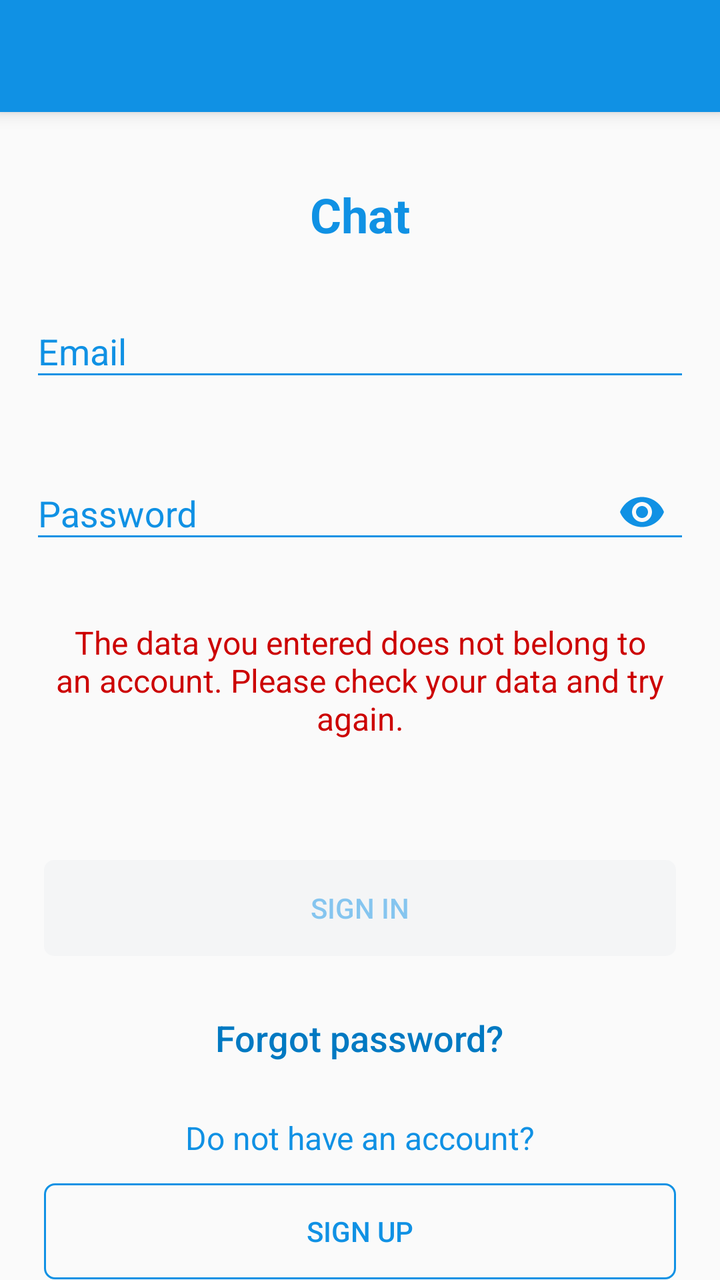
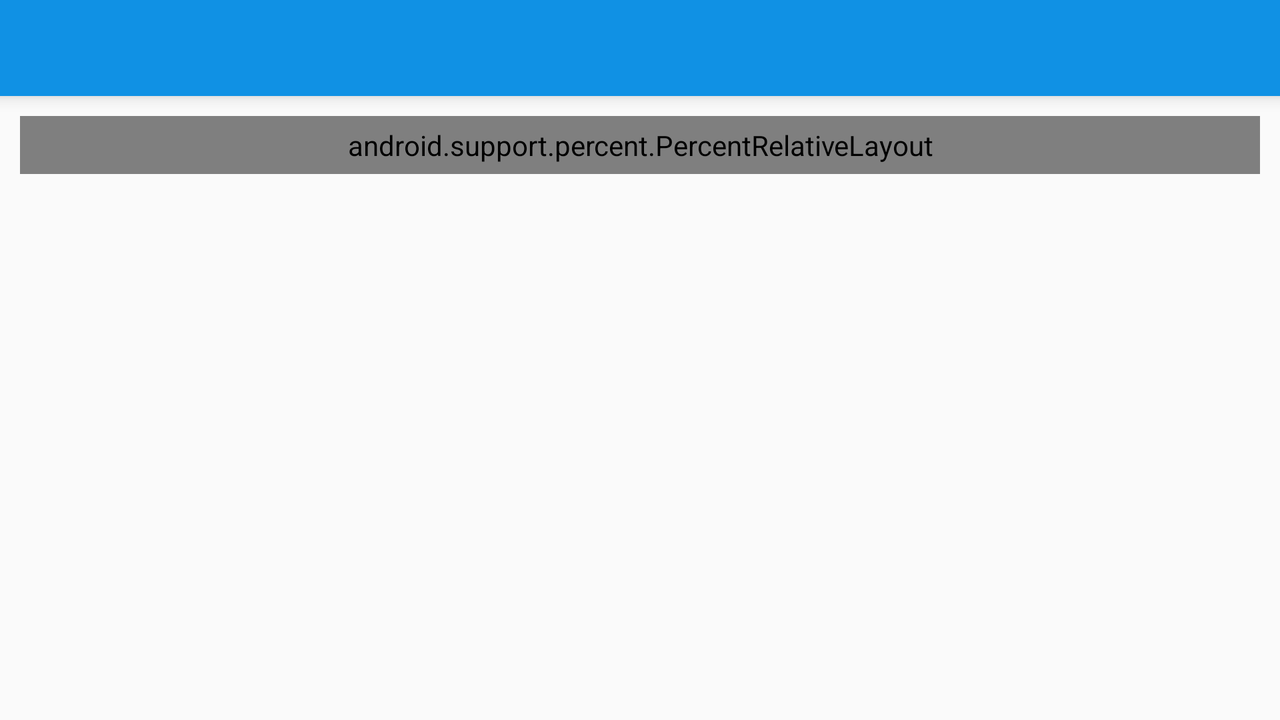

The same Android screen from two of the app's own layout files: first res/layout/ as a phone draws it, then the author's variant for another configuration, drawn on a device whose configuration selects that folder. Both files follow.
<!-- AndroidManifest.xml: application theme AppTheme -->
<!-- res/layout/activity_sign_in.xml -->
<?xml version="1.0" encoding="utf-8"?>
<RelativeLayout
        xmlns:android="http://schemas.android.com/apk/res/android"
        xmlns:tools="http://schemas.android.com/tools"
        xmlns:app="http://schemas.android.com/apk/res-auto"
        android:layout_width="match_parent"
        android:layout_height="match_parent"
        tools:context=".SignInActivity">
    <include android:id="@+id/toolbar"
             layout="@layout/toolbar"/>
    <ScrollView
            style="@style/AuthScrollView"
    >
    <RelativeLayout
            android:layout_width="match_parent"
            android:layout_height="match_parent"
            android:layout_margin="10dp"
            android:padding="5dp">
        <TextView android:id="@+id/sign_in_header"
                  style="@style/AuthHeader"
        />
        <android.support.design.widget.TextInputLayout
                android:id="@+id/email_input"
                android:layout_below="@+id/sign_in_header"
                app:errorEnabled="true"
                style="@style/TextInputLayout">
            <EditText
                    android:id="@+id/email_edit_text"
                    android:hint="@string/email"
                    android:inputType="textEmailAddress"
                    style="@style/AuthEditText"/>
        </android.support.design.widget.TextInputLayout>
        <android.support.design.widget.TextInputLayout
                android:id="@+id/password_input"
                style="@style/TextInputLayout"
                android:layout_below="@+id/email_input"
                app:passwordToggleEnabled="true"
                app:passwordToggleTint="@color/colorPrimary"
                app:errorEnabled="true">
            <EditText
                    android:id="@+id/password_edit_text"
                    android:inputType="textPassword"
                    android:hint="@string/password"
                    style="@style/AuthEditText"/>
        </android.support.design.widget.TextInputLayout>
        <TextView android:id="@+id/error_text"
                  android:layout_below="@id/password_input"
                  android:text="@string/not_sign_in_error_text"
                  style="@style/ErrorText"/>
        <ProgressBar android:id="@+id/progress_bar"
                     android:layout_width="wrap_content"
                     android:layout_height="wrap_content"
                     android:layout_below="@+id/error_text"
                     android:layout_centerHorizontal="true"
                     android:indeterminateTint="@color/colorPrimary"/>
        <Button android:id="@+id/sign_in_button"
                android:text="@string/sign_in"
                android:layout_below="@+id/progress_bar"
                style="@style/ButtonTemplate"
                android:stateListAnimator="@animator/button_animation"
        />
        <Button android:id="@+id/forgot_password_button"
                android:layout_below="@id/sign_in_button"
                style="@style/ForgotPasswordButton"/>
        <TextView android:id="@+id/text"
                  android:layout_below="@id/forgot_password_button"
                  style="@style/DoNotHaveAnAccountText"/>
        <Button
                android:id="@+id/sign_up_button"
                android:text="@string/sign_up"
                android:layout_below="@+id/text"
                style="@style/ButtonTemplate2"
        />
    </RelativeLayout>
    </ScrollView>
</RelativeLayout>
<!-- res/layout/toolbar.xml (included above) -->
<?xml version="1.0" encoding="utf-8"?>
<android.support.v7.widget.Toolbar
        xmlns:android="http://schemas.android.com/apk/res/android"
        xmlns:app="http://schemas.android.com/apk/res-auto"
        android:layout_width="match_parent"
        android:layout_height="wrap_content"
        android:background="@color/colorPrimary"
        app:titleTextColor="@android:color/white"
        android:theme="@style/ToolbarTheme"
        android:elevation="5dp"
/>
<!-- resources referenced by this layout -->
<resources>
  <color name="colorPrimary">#1091E4</color>
  <string name="email">Email</string>
  <string name="not_sign_in_error_text">The data you entered does not belong to an account. Please check your data and
          try again.
      </string>
  <string name="password">Password</string>
  <string name="sign_in">Sign In</string>
  <string name="sign_up">Sign Up</string>
  <style name="AuthEditText">
          <item name="android:layout_width">match_parent</item>
          <item name="android:layout_height">wrap_content</item>
          <item name="android:textColor">@color/colorPrimary</item>
      </style>
  <style name="AuthScrollView">
          <item name="android:layout_width">match_parent</item>
          <item name="android:layout_height">match_parent</item>
          <item name="android:layout_below">@id/toolbar</item>
          <item name="android:scrollbars">none</item>
      </style>
  <style name="ButtonTemplate2">
          <item name="android:layout_width">match_parent</item>
          <item name="android:layout_height">wrap_content</item>
          <item name="android:background">@drawable/button_template_2</item>
          <item name="android:textColor">@color/colorPrimary</item>
          <item name="android:layout_margin">7dp</item>
          <item name="android:textAlignment">center</item>
          <item name="android:layout_centerHorizontal">true</item>
      </style>
  <style name="DoNotHaveAnAccountText">
          <item name="android:text">@string/dont_have_account</item>
          <item name="android:textSize">16sp</item>
          <item name="android:textAlignment">center</item>
          <item name="android:padding">5dp</item>
          <item name="android:textColor">@color/colorPrimary</item>
          <item name="android:layout_width">match_parent</item>
          <item name="android:layout_height">wrap_content</item>
      </style>
  <style name="ErrorText">
          <item name="android:layout_width">match_parent</item>
          <item name="android:layout_height">wrap_content</item>
          <item name="android:textColor">@android:color/holo_red_dark</item>
          <item name="android:textSize">16sp</item>
          <item name="android:textAlignment">center</item>
          <item name="android:padding">5dp</item>
          <item name="android:layout_centerHorizontal">true</item>
      </style>
  <style name="TextInputLayout">
          <item name="android:layout_width">match_parent</item>
          <item name="android:layout_height">wrap_content</item>
          <item name="android:layout_marginBottom">5dp</item>
          <item name="android:layout_centerHorizontal">true</item>
      </style>
  <style name="ToolbarTheme" parent="ThemeOverlay.AppCompat">
          <item name="colorControlNormal">@android:color/white</item>
          <item name="android:textColorSecondary">@android:color/white</item>
      </style>
  <style name="AppTheme" parent="Theme.AppCompat.Light.NoActionBar">
          <item name="colorPrimary">@color/colorPrimary</item>
          <item name="colorPrimaryDark">@color/colorPrimaryDark</item>
          <item name="colorAccent">@color/colorAccent</item>
          <item name="android:textColorHint">@color/colorPrimary</item>
          <item name="colorControlNormal">@color/colorPrimary</item>
      </style>
  <string name="app_name">Chat</string>
  <!-- drawable button_template_2 (drawable) -->
  <?xml version="1.0" encoding="utf-8"?>
  <shape xmlns:android="http://schemas.android.com/apk/res/android">
      <stroke android:color="@color/colorPrimary"
              android:width="1dp"/>
      <corners android:radius="5dp"/>
  </shape>
  <string name="dont_have_account">Do not have an account?</string>
  <string name="forgot_password">Forgot password?</string>
  <color name="colorPrimaryDark">#0079C2</color>
  <color name="colorAccent">#D81B60</color>
  <color name="darkWhite">#EEF0F3</color>
</resources>
<!-- res/layout-land/activity_sign_in.xml (the author's variant of the layout above) -->
<!-- drawn on the phone turned sideways -->
<?xml version="1.0" encoding="utf-8"?>
<RelativeLayout
        xmlns:android="http://schemas.android.com/apk/res/android"
        xmlns:tools="http://schemas.android.com/tools"
        xmlns:app="http://schemas.android.com/apk/res-auto"
        android:layout_width="match_parent"
        android:layout_height="match_parent"
        tools:context=".SignInActivity">
    <include android:id="@+id/toolbar"
             layout="@layout/toolbar"/>
    <ScrollView
            style="@style/AuthScrollView"
    >
        <android.support.percent.PercentRelativeLayout
                android:layout_width="match_parent"
                android:layout_height="match_parent"
                android:layout_margin="10dp"
                android:padding="5dp">
            <TextView android:id="@+id/sign_in_header"
                      style="@style/AuthHeader"
            />
            <android.support.design.widget.TextInputLayout
                    android:id="@+id/email_input"
                    android:layout_below="@+id/sign_in_header"
                    app:errorEnabled="true"
                    style="@style/TextInputLayout"
                    app:layout_widthPercent="50%">
                <EditText
                        android:id="@+id/email_edit_text"
                        android:hint="@string/email"
                        android:inputType="textEmailAddress"
                        style="@style/AuthEditText"
                        android:imeOptions="flagNoExtractUi"/>
            </android.support.design.widget.TextInputLayout>
            <android.support.design.widget.TextInputLayout
                    android:id="@+id/password_input"
                    style="@style/TextInputLayout"
                    android:layout_below="@+id/email_input"
                    app:passwordToggleEnabled="true"
                    app:passwordToggleTint="@color/colorPrimary"
                    app:layout_widthPercent="50%"
                    app:errorEnabled="true">
                <EditText
                        android:id="@+id/password_edit_text"
                        android:inputType="textPassword"
                        android:hint="@string/password"
                        style="@style/AuthEditText"
                        android:imeOptions="flagNoExtractUi"/>
            </android.support.design.widget.TextInputLayout>
            <TextView android:id="@+id/error_text"
                      android:layout_below="@id/password_input"
                      android:text="@string/not_sign_in_error_text"
                      style="@style/ErrorText"
                      app:layout_widthPercent="70%"/>
            <ProgressBar android:id="@+id/progress_bar"
                         android:layout_width="wrap_content"
                         android:layout_height="wrap_content"
                         android:layout_below="@+id/error_text"
                         android:layout_centerHorizontal="true"
                         android:indeterminateTint="@color/colorPrimary"/>
            <Button android:id="@+id/sign_in_button"
                    android:text="@string/sign_in"
                    android:layout_below="@+id/progress_bar"
                    style="@style/ButtonTemplate"
                    app:layout_widthPercent="50%"
                    android:stateListAnimator="@animator/button_animation"
            />
            <Button android:id="@+id/forgot_password_button"
                    android:layout_below="@id/sign_in_button"
                    style="@style/ForgotPasswordButton"/>
            <TextView android:id="@+id/text"
                      android:layout_below="@id/forgot_password_button"
                      style="@style/DoNotHaveAnAccountText"/>
            <Button
                    android:id="@+id/sign_up_button"
                    android:text="@string/sign_up"
                    android:layout_below="@+id/text"
                    style="@style/ButtonTemplate2"
                    app:layout_widthPercent="50%"
            />
        </android.support.percent.PercentRelativeLayout>
    </ScrollView>
</RelativeLayout>
